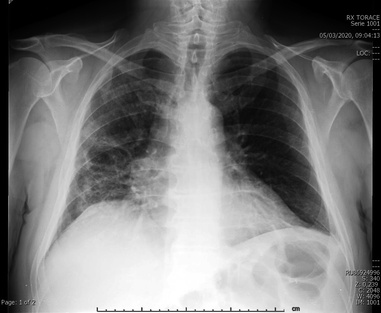
#> input picture data/dataset1/test/Covid/0115.jpeg, 381 x 313 px, shrunk from 1024 x 842 before the run, found by its file name; its folder holds only this picture in this run
$ jupyter execute preprocess_images.ipynb
#> lines starting #> are read from the running program, lines starting #| are printed output that depends on the picture
# Preprocesamiento de imágenes

### 1. Hallando la cantidad de imágenes de cada tipo en cada dataset

[cell 1]
import os

[cell 2]
# Obtener el directorio actual del notebook
notebook_dir = os.getcwd()

# Directorio donde están las carpetas dataset1, dataset2, dataset3
data_dir = notebook_dir

# Lista de datasets (carpetas dataset1, dataset2, dataset3)
datasets = ['dataset1', 'dataset2', 'dataset3']

# Lista de categorías
categories = ['Covid', 'Normal', 'Pneumonia']

# Lista de fases de aprendizaje
fases = ['train', 'test']

[cell 3]
# Función para contar imágenes en un directorio específico
def count_images_in_directory(directory):
    count = 0
    if os.path.exists(directory):
        for filename in os.listdir(directory):
            if filename.endswith('.jpeg') or filename.endswith('.jpg') or filename.endswith('.png'):
                count += 1
    return count

[cell 4]
# Contar imágenes en cada dataset y categoría
n_images = []
for dataset in datasets:
    dataset_dir = os.path.join(data_dir, dataset)
    print(f"Dataset: {dataset}")
    for fase in fases:
        fase_dir = os.path.join(dataset_dir, fase)
        print(f"Fase: {fase}")
        for category in categories:
            category_dir = os.path.join(fase_dir, category)
            num_images = count_images_in_directory(category_dir)
            print(f"Número de imágenes en la categoría {category}: {num_images}")
    print()

### 2. Preprocesando las imágenes

Se tomarán las imágenes y se las llevará a un un formato cuadrado de longitud tamaño `SIZE`. Así, todas las imágenes tendrán el mismo tamaño. Se las ubicará en un directorio de acuerdo a su categoría, sin importan si inicialmente venían cargadas como datos de train o test.

[cell 5]
import os
from tqdm import tqdm
from PIL import Image, ImageOps

[cell 6]
SIZE = 256

[cell 7]
# Definir directorios de origen y destino
base_dir = os.getcwd()
data_dir = os.path.join(base_dir, '.')
output_dir = os.path.join(base_dir, 'processed_data')
categories = ['Covid', 'Normal', 'Pneumonia']
target_size = (SIZE, SIZE)

# Crear directorios de salida
for category in categories:
    os.makedirs(os.path.join(output_dir, category))

def preprocess_and_save_images(source_dir, category, target_size):
#> called with source_dir = 'data/./dataset1/train/Covid', category = 'Covid', target_size = (256, 256)
    dest_path = os.path.join(output_dir, category)

    if not os.path.exists(source_dir):
        print(f"El directorio {source_dir} no existe. Saltando.")
        return

    for img_name in tqdm(os.listdir(source_dir)):
        try:
            img_path = os.path.join(source_dir, img_name)
            img = Image.open(img_path).convert('RGB')
#> img is the input picture: PIL image 381x313 RGB; min 0, max 255, mean 121.4

            # Redimensionar y recortar la imagen
            img = ImageOps.fit(img, target_size)
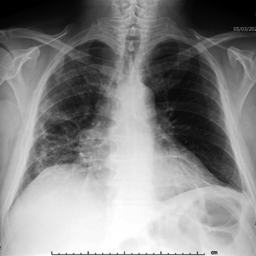
#> img: PIL image 256x256 RGB; min 0, max 255, mean 134.5

            img.save(os.path.join(dest_path, img_name))
        except Exception as e:
            print(f"Error procesando {img_path}: {e}")

def process_dataset(dataset_dir, target_size):
    for category in tqdm(categories, desc=f"Procesando {dataset_dir}"):
        # Procesar imágenes de train si existen
        train_dir = os.path.join(dataset_dir, 'train', category)
        if os.path.exists(train_dir):
            preprocess_and_save_images(train_dir, category, target_size)
        else:
            print(f"El directorio {train_dir} no existe. Saltando.")

        # Procesar imágenes de test si existen
        test_dir = os.path.join(dataset_dir, 'test', category)
        if os.path.exists(test_dir):
            preprocess_and_save_images(test_dir, category, target_size)
        else:
            print(f"El directorio {test_dir} no existe. Saltando.")

# Procesar todos los datasets
for dataset in ['dataset1', 'dataset2', 'dataset3']:
    dataset_dir = os.path.join(data_dir, dataset)
    process_dataset(dataset_dir, target_size)

print("Preprocesamiento completo.")

Verificamos finalmente que todas las imágnes tienen el mismo tamaño, y, en el caso de que todas tengan el tamaño deseado, retornamos el número de imágenes preprocesadas de cada cateoría.

[cell 8]
# Verificar que todas las imágnes tienen el mismo tamaño
from PIL import Image
import os
from tqdm import tqdm

processed_data_dir = os.path.join(os.getcwd(), 'processed_data')
categories = ['Covid', 'Normal', 'Pneumonia']
numImages = [0, 0, 0]

def check_image_sizes(dataset_dir):
#> called with dataset_dir = 'data/processed_data'
    for i, category in enumerate(categories):
        category_dir = os.path.join(dataset_dir, category)
        for img_name in tqdm(os.listdir(category_dir)):
            img_path = os.path.join(category_dir, img_name)
            img = Image.open(img_path)
            if img.size != (SIZE, SIZE):
                print(f"La imagen {img_path} tiene un tamaño diferente al esperado.")
                return
            else:
                numImages[i] += 1

    print(f"Todas las imágenes en {dataset_dir} tienen el tamaño esperado.")
    print(f"Número de imágenes en {dataset_dir}: {numImages}")
    return

check_image_sizes(processed_data_dir)
